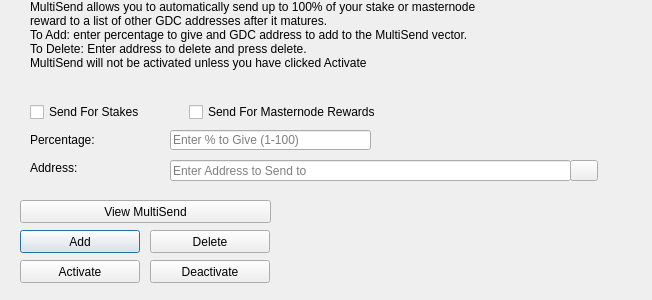
<?xml version="1.0" encoding="UTF-8"?>
<ui version="4.0">
 <class>MultiSendDialog</class>
 <widget class="QDialog" name="MultiSendDialog">
  <property name="windowModality">
   <enum>Qt::NonModal</enum>
  </property>
  <property name="geometry">
   <rect>
    <x>0</x>
    <y>0</y>
    <width>652</width>
    <height>300</height>
   </rect>
  </property>
  <property name="windowTitle">
   <string>MultiSend</string>
  </property>
  <widget class="QLineEdit" name="multiSendPercentEdit">
   <property name="geometry">
    <rect>
     <x>170</x>
     <y>130</y>
     <width>201</width>
     <height>20</height>
    </rect>
   </property>
   <property name="toolTip">
    <string>Enter whole numbers 1 - 100</string>
   </property>
   <property name="placeholderText">
    <string>Enter % to Give (1-100)</string>
   </property>
  </widget>
  <widget class="QLineEdit" name="multiSendAddressEdit">
   <property name="geometry">
    <rect>
     <x>170</x>
     <y>160</y>
     <width>401</width>
     <height>21</height>
    </rect>
   </property>
   <property name="toolTip">
    <string/>
   </property>
   <property name="placeholderText">
    <string>Enter Address to Send to</string>
   </property>
  </widget>
  <widget class="QLabel" name="label_2">
   <property name="geometry">
    <rect>
     <x>30</x>
     <y>0</y>
     <width>451</width>
     <height>121</height>
    </rect>
   </property>
   <property name="lineWidth">
    <number>1</number>
   </property>
   <property name="text">
    <string>MultiSend allows you to automatically send up to 100% of your stake or masternode reward to a list of other GDC addresses after it matures.
To Add: enter percentage to give and GDC address to add to the MultiSend vector.
To Delete: Enter address to delete and press delete.
MultiSend will not be activated unless you have clicked Activate</string>
   </property>
   <property name="alignment">
    <set>Qt::AlignLeading|Qt::AlignLeft|Qt::AlignTop</set>
   </property>
   <property name="wordWrap">
    <bool>true</bool>
   </property>
  </widget>
  <widget class="QLabel" name="message">
   <property name="geometry">
    <rect>
     <x>290</x>
     <y>200</y>
     <width>351</width>
     <height>91</height>
    </rect>
   </property>
   <property name="text">
    <string/>
   </property>
  </widget>
  <widget class="QPushButton" name="addButton">
   <property name="geometry">
    <rect>
     <x>20</x>
     <y>230</y>
     <width>120</width>
     <height>23</height>
    </rect>
   </property>
   <property name="toolTip">
    <string/>
   </property>
   <property name="statusTip">
    <string>Add to MultiSend Vector</string>
   </property>
   <property name="text">
    <string>Add</string>
   </property>
  </widget>
  <widget class="QPushButton" name="disableButton">
   <property name="geometry">
    <rect>
     <x>150</x>
     <y>260</y>
     <width>120</width>
     <height>23</height>
    </rect>
   </property>
   <property name="statusTip">
    <string>Deactivate MultiSend</string>
   </property>
   <property name="text">
    <string>Deactivate</string>
   </property>
  </widget>
  <widget class="QPushButton" name="addressBookButton">
   <property name="geometry">
    <rect>
     <x>570</x>
     <y>160</y>
     <width>28</width>
     <height>21</height>
    </rect>
   </property>
   <property name="toolTip">
    <string>Choose an address from the address book</string>
   </property>
   <property name="text">
    <string/>
   </property>
   <property name="icon">
    <iconset resource="../gdc.qrc">
     <normaloff>:/icons/address-book</normaloff>:/icons/address-book</iconset>
   </property>
   <property name="shortcut">
    <string>Alt+A</string>
   </property>
   <property name="autoDefault">
    <bool>false</bool>
   </property>
  </widget>
  <widget class="QLabel" name="label">
   <property name="geometry">
    <rect>
     <x>30</x>
     <y>130</y>
     <width>121</width>
     <height>20</height>
    </rect>
   </property>
   <property name="toolTip">
    <string>Percentage of stake to send</string>
   </property>
   <property name="text">
    <string>Percentage:</string>
   </property>
  </widget>
  <widget class="QLabel" name="label_5">
   <property name="geometry">
    <rect>
     <x>30</x>
     <y>160</y>
     <width>111</width>
     <height>16</height>
    </rect>
   </property>
   <property name="toolTip">
    <string>Address to send portion of stake to</string>
   </property>
   <property name="text">
    <string>Address:</string>
   </property>
  </widget>
  <widget class="QPushButton" name="deleteButton">
   <property name="geometry">
    <rect>
     <x>150</x>
     <y>230</y>
     <width>120</width>
     <height>23</height>
    </rect>
   </property>
   <property name="toolTip">
    <string/>
   </property>
   <property name="statusTip">
    <string>Delete Address From MultiSend Vector</string>
   </property>
   <property name="text">
    <string>Delete</string>
   </property>
  </widget>
  <widget class="QPushButton" name="activateButton">
   <property name="geometry">
    <rect>
     <x>20</x>
     <y>260</y>
     <width>120</width>
     <height>23</height>
    </rect>
   </property>
   <property name="statusTip">
    <string>Activate MultiSend</string>
   </property>
   <property name="text">
    <string>Activate</string>
   </property>
  </widget>
  <widget class="QPushButton" name="viewButton">
   <property name="geometry">
    <rect>
     <x>20</x>
     <y>200</y>
     <width>251</width>
     <height>23</height>
    </rect>
   </property>
   <property name="toolTip">
    <string/>
   </property>
   <property name="statusTip">
    <string>View MultiSend Vector</string>
   </property>
   <property name="text">
    <string>View MultiSend</string>
   </property>
  </widget>
  <widget class="QWidget" name="horizontalLayoutWidget">
   <property name="geometry">
    <rect>
     <x>30</x>
     <y>100</y>
     <width>351</width>
     <height>24</height>
    </rect>
   </property>
   <layout class="QHBoxLayout" name="horizontalLayout">
    <item>
     <widget class="QCheckBox" name="multiSendStakeCheckBox">
      <property name="text">
       <string>Send For Stakes</string>
      </property>
     </widget>
    </item>
    <item>
     <widget class="QCheckBox" name="multiSendMasternodeCheckBox">
      <property name="text">
       <string>Send For Masternode Rewards</string>
      </property>
     </widget>
    </item>
   </layout>
  </widget>
 </widget>
 <resources>
  <include location="../gdc.qrc"/>
 </resources>
 <connections/>
</ui>
